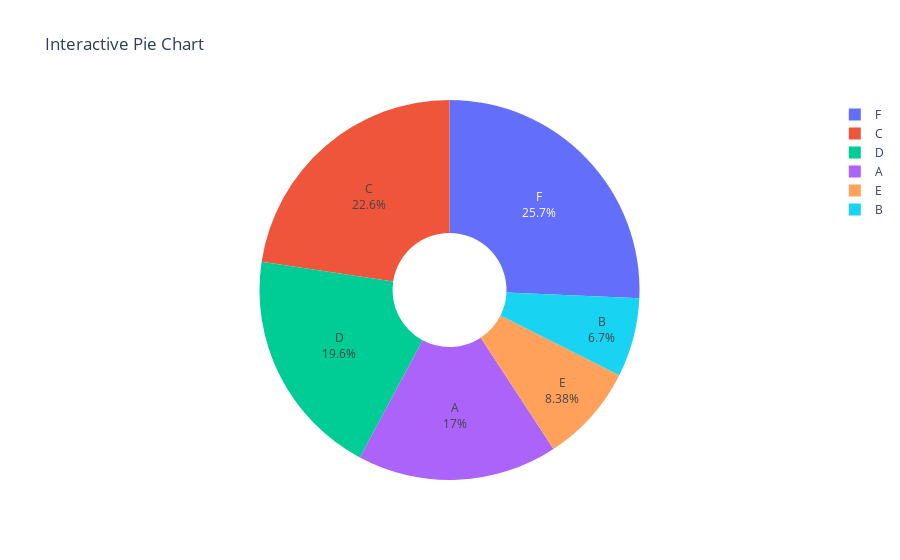

Notebook cell for this chart:
### Code cell
# Generating random data
np.random.seed(42)  # For reproducibility
data_values = np.random.randint(10, 100, size=6)
labels = ['A', 'B', 'C', 'D', 'E', 'F']

# Creating a pie chart
fig = go.Figure(data=[go.Pie(labels=labels, 
                             values=data_values, 
                             hole=.3, 
                             textinfo='label+percent', 
                             hoverinfo='label+value+percent')])

# Setting title
fig.update_layout(title_text="Interactive Pie Chart")

# Show interactive plot
fig.show()

### Figure 1 — Plotly figure (JSON) as saved in the notebook; plotly's stock layout.template omitted (floating-point values rounded to 4 significant figures)
{"data": [{"hole": 0.3, "hoverinfo": "label+value+percent", "labels": ["A", "B", "C", "D", "E", "F"], "textinfo": "label+percent", "type": "pie", "values": [61, 24, 81, 70, 30, 92]}], "layout": {"autosize": true, "title": {"text": "Interactive Pie Chart"}}}
